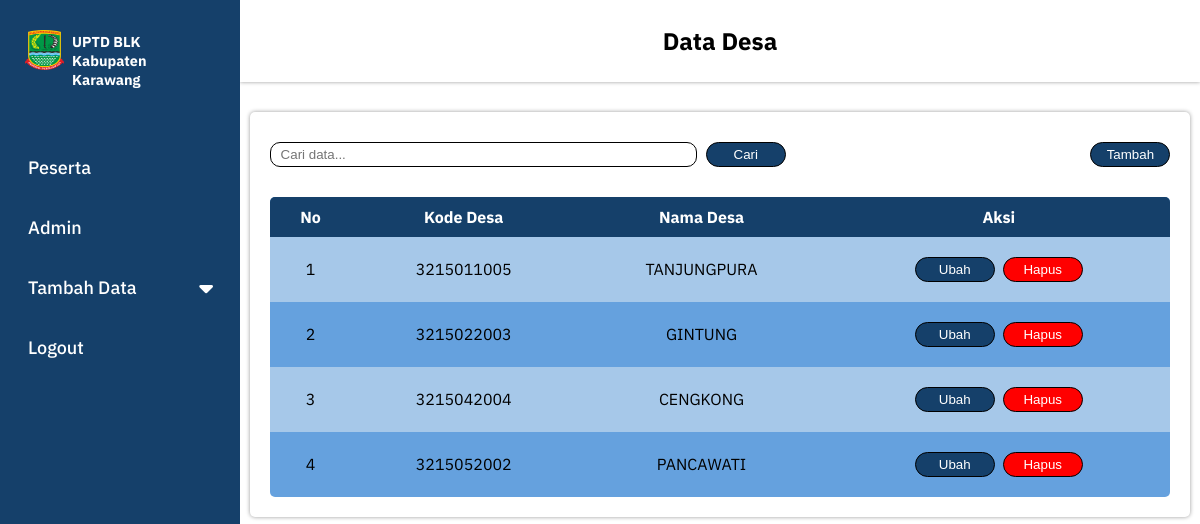
/admin/data_desa.php (signed in), run on the app's committed database.
### tables this page shows
CREATE TABLE `tbl_desa` (
  `id` int(11) NOT NULL,
  `kode_desa` varchar(10) NOT NULL,
  `nama_desa` varchar(100) NOT NULL,
  `alamat` text NOT NULL,
  `ket` text NOT NULL
);

### admin/function.php (called while the page is built, shortened)
<?php
$conn = mysqli_connect("localhost", "root", "", "db_blkkarawang");
function query($query)
{
    global $conn;
    $result = mysqli_query($conn, $query);
    $rows = [];
    while ($row = mysqli_fetch_assoc($result)) {
        $rows[] = $row;
    }
    return $rows;
}

### admin/data_desa.php (the view, shortened to what this page needs)
<?php
    require 'function.php';
    include 'sidebar.php';
    $desa = query("SELECT * FROM tbl_desa ORDER BY kode_desa ASC");
?>
<!DOCTYPE html>
<html lang="en">
<head>
    <link rel="stylesheet" href="../css/tambah_data.css?v=<?php echo time(); ?>">
</head>
<body>
    <div class="container">
        <div class="sub_container">
            <div class="header">
                <h2>Data Desa</h2>
            </div>
            <div class="box">
                <div class="content">
                    <form action="" method="post">
                        <div class="menu">
                            <div class="search">
                                <input type="text" name="search_desa" id="search" placeholder="Cari data...">
                                <button type="submit" name="cari_desa" id="cari">Cari</button>
                            </div>
                            <div class="tambah">
                                <button type="submit" name="tambah_desa" id="tambah">Tambah</button>
                            </div>
                        </div>
                    </form>
                    <br>
                    <div class="t_body">
                        <table border="0" cellpadding="10" cellspacing="0">
                            <tr>
                                <th>No</th>
                                <th>Kode Desa</th>
                                <th>Nama Desa</th>
                                <th>Aksi</th>
                            </tr>
                            <?php $i = 1; ?>
                            <?php foreach($desa as $row) : ?>
                            <tr>
                                <td><?= $i; ?></td>
                                <td><?= $row['kode_desa']; ?></td>
                                <td><?= $row['nama_desa']; ?></td>
                                    <td class="action-btn">
                                        <button type="submit" name="submit" id="ubah"><a href="ubah_data_desa.php?kode_desa=<?= $row["kode_desa"]; ?>">Ubah</a></button>
                                        <button type="submit" name="submit" id="hapus"><a href="hapus_data_desa.php?kode_desa=<?= $row["kode_desa"]; ?>" onclick="return confirm('yakin menghapus data ini?')">Hapus</a></button>
                                    </td>
                            </tr>
                            <?php $i++; ?>
                            <?php endforeach; ?>
                        </table>
                    </div>
                </div>
            </div>
        </div>
    </div>
</body>
</html>

### css/sidebar.css (style rules this page uses)
body { padding: 0; margin: 0; }

### css/tambah_data.css (style rules this page uses)
body { font-family: "IBM Plex Sans", sans-serif; margin: 0; padding: 0; }
div.container { width: 100%; }
div.sub_container { width: 80%; margin-left: 20%; }
div.header { margin: 0 0 30px 0; text-align: center; padding: 5px; background-color: white; color: black; box-shadow: 0 0 4px rgba(0, 0, 0, 0.4); }
div.box { max-width: 98%; margin: 5px auto; border-radius: 5px; box-shadow: 0 0 4px rgba(0, 0, 0, 0.4); }
div.content { padding: 20px; box-sizing: border-box; overflow: hidden; }
div.menu { display: flex; justify-content: space-between; }
div.search { width: 90%; }
input { width: 50%; padding: 4px 10px; border: 1px solid black; border-radius: 10px; }
div.t_body { overflow: auto; border-radius: 5px; }
table { width: 100%; }
table tr th { background-color: #15406a; color: white; text-align: center; }
table tr td { padding-left: 20px; padding-right: 20px; text-align: center; }
table tr:nth-child(odd) { background-color: #65a1de; }
table tr:nth-child(even) { background-color: #a6c8e9; }
td.action-btn { display: flex; justify-content: center; align-items: center; gap: 8px; }
button { margin: 10px 0; width: 80px; border: 1px solid black; height: 25px; cursor: pointer; border-radius: 15px; transition: all 0.2s; }
button a { text-decoration: none; color: white; }
button#cari, button#tambah, button#ubah, button#publish { background-color: #15406a; color: white; }
button#cari { margin-left: 5px; }
button#hapus { background-color: red; }

### data on the page
tbl_desa: kode_desa "3215011005", nama_desa "TANJUNGPURA"
tbl_desa: kode_desa "3215022003", nama_desa "GINTUNG"
tbl_desa: kode_desa "3215042004", nama_desa "CENGKONG"
tbl_desa: kode_desa "3215052002", nama_desa "PANCAWATI"
